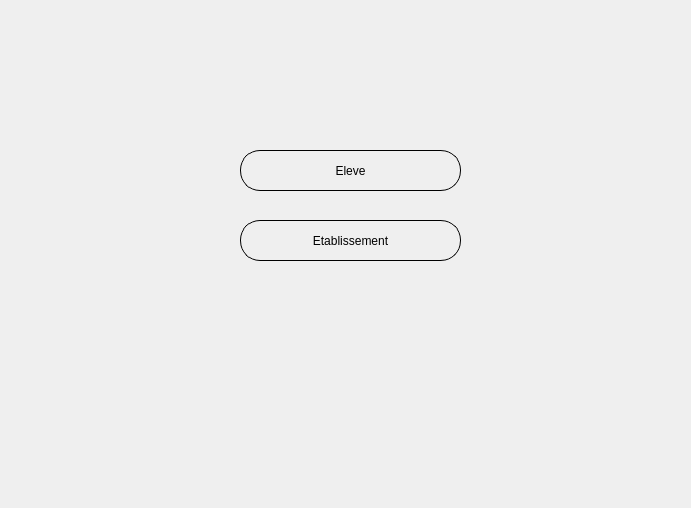
<?xml version="1.0" encoding="UTF-8"?>
<ui version="4.0">
 <class>Menu</class>
 <widget class="QDialog" name="Menu">
  <property name="geometry">
   <rect>
    <x>0</x>
    <y>0</y>
    <width>691</width>
    <height>508</height>
   </rect>
  </property>
  <property name="windowTitle">
   <string>Dialog</string>
  </property>
  <widget class="QLabel" name="label">
   <property name="geometry">
    <rect>
     <x>0</x>
     <y>0</y>
     <width>701</width>
     <height>521</height>
    </rect>
   </property>
   <property name="text">
    <string/>
   </property>
   <property name="pixmap">
    <pixmap>img/back.jpg</pixmap>
   </property>
   <property name="scaledContents">
    <bool>true</bool>
   </property>
  </widget>
  <widget class="QPushButton" name="pushButton">
   <property name="geometry">
    <rect>
     <x>240</x>
     <y>150</y>
     <width>221</width>
     <height>41</height>
    </rect>
   </property>
   <property name="styleSheet">
    <string notr="true">border: 1px solid black;
border-radius:20px !important;</string>
   </property>
   <property name="text">
    <string>Eleve</string>
   </property>
  </widget>
  <widget class="QPushButton" name="pushButton_2">
   <property name="geometry">
    <rect>
     <x>240</x>
     <y>220</y>
     <width>221</width>
     <height>41</height>
    </rect>
   </property>
   <property name="styleSheet">
    <string notr="true">border: 1px solid black;
border-radius:20px !important;</string>
   </property>
   <property name="text">
    <string>Etablissement</string>
   </property>
  </widget>
 </widget>
 <resources/>
 <connections/>
</ui>
